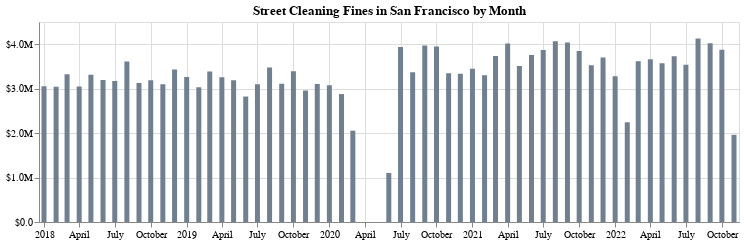

Notebook code cell kept with this figure:
### Code cell
# Visualize
alt.Chart(
    st_cleaning_month_fine,
    width=700,
    height=200
).mark_bar(color='slategray').encode(
    x=alt.X('Citation Issued DateTime', axis=alt.Axis(labelAngle=0), title=''),
    y=alt.Y('Fine Amount', axis=alt.Axis(format='$.2s'), title='')
).properties(
    title='Street Cleaning Fines in San Francisco by Month'
)

### Figure 1 — Vega-Lite specification as saved in the notebook (floating-point values rounded to 4 significant figures)
{"$schema": "https://vega.github.io/schema/vega-lite/v4.17.0.json", "config": {"view": {"continuousHeight": 300, "continuousWidth": 400}}, "data": {"name": "data-9b50826f0108a85b81825e31dcf4622c"}, "datasets": {"data-9b50826f0108a85b81825e31dcf4622c": [{"Citation Issued DateTime": "2018-01-01T00:00:00", "Fine Amount": 3055050}, {"Citation Issued DateTime": "2018-02-01T00:00:00", "Fine Amount": 3045268}, {"Citation Issued DateTime": "2018-03-01T00:00:00", "Fine Amount": 3323982}, {"Citation Issued DateTime": "2018-04-01T00:00:00", "Fine Amount": 3049719}, {"Citation Issued DateTime": "2018-05-01T00:00:00", "Fine Amount": 3312302}, {"Citation Issued DateTime": "2018-06-01T00:00:00", "Fine Amount": 3195648}, {"Citation Issued DateTime": "2018-07-01T00:00:00", "Fine Amount": 3171065}, {"Citation Issued DateTime": "2018-08-01T00:00:00", "Fine Amount": 3611444}, {"Citation Issued DateTime": "2018-09-01T00:00:00", "Fine Amount": 3125348}, {"Citation Issued DateTime": "2018-10-01T00:00:00", "Fine Amount": 3187668}, {"Citation Issued DateTime": "2018-11-01T00:00:00", "Fine Amount": 3097000}, {"Citation Issued DateTime": "2018-12-01T00:00:00", "Fine Amount": 3429196}, {"Citation Issued DateTime": "2019-01-01T00:00:00", "Fine Amount": 3260020}, {"Citation Issued DateTime": "2019-02-01T00:00:00", "Fine Amount": 3030804}, {"Citation Issued DateTime": "2019-03-01T00:00:00", "Fine Amount": 3388080}, {"Citation Issued DateTime": "2019-04-01T00:00:00", "Fine Amount": 3254244}, {"Citation Issued DateTime": "2019-05-01T00:00:00", "Fine Amount": 3189036}, {"Citation Issued DateTime": "2019-06-01T00:00:00", "Fine Amount": 2822716}, {"Citation Issued DateTime": "2019-07-01T00:00:00", "Fine Amount": 3098850}, {"Citation Issued DateTime": "2019-08-01T00:00:00", "Fine Amount": 3475207}, {"Citation Issued DateTime": "2019-09-01T00:00:00", "Fine Amount": 3110546}, {"Citation Issued DateTime": "2019-10-01T00:00:00", "Fine Amount": 3390127}, {"Citation Issued DateTime": "2019-11-01T00:00:00", "Fine Amount": 2957520}, {"Citation Issued DateTime": "2019-12-01T00:00:00", "Fine Amount": 3106043}, {"Citation Issued DateTime": "2020-01-01T00:00:00", "Fine Amount": 3076638}, {"Citation Issued DateTime": "2020-02-01T00:00:00", "Fine Amount": 2877970}, {"Citation Issued DateTime": "2020-03-01T00:00:00", "Fine Amount": 2055106}, {"Citation Issued DateTime": "2020-04-01T00:00:00", "Fine Amount": 79}, {"Citation Issued DateTime": "2020-05-01T00:00:00", "Fine Amount": 158}, {"Citation Issued DateTime": "2020-06-01T00:00:00", "Fine Amount": 1104420}, {"Citation Issued DateTime": "2020-07-01T00:00:00", "Fine Amount": 3935622}, {"Citation Issued DateTime": "2020-08-01T00:00:00", "Fine Amount": 3369271}, {"Citation Issued DateTime": "2020-09-01T00:00:00", "Fine Amount": 3973384}, {"Citation Issued DateTime": "2020-10-01T00:00:00", "Fine Amount": 3946761}, {"Citation Issued DateTime": "2020-11-01T00:00:00", "Fine Amount": 3345334}, {"Citation Issued DateTime": "2020-12-01T00:00:00", "Fine Amount": 3337829}, {"Citation Issued DateTime": "2021-01-01T00:00:00", "Fine Amount": 3447956}, {"Citation Issued DateTime": "2021-02-01T00:00:00", "Fine Amount": 3301435}, {"Citation Issued DateTime": "2021-03-01T00:00:00", "Fine Amount": 3733506}, {"Citation Issued DateTime": "2021-04-01T00:00:00", "Fine Amount": 4017449}, {"Citation Issued DateTime": "2021-05-01T00:00:00", "Fine Amount": 3511398}, {"Citation Issued DateTime": "2021-06-01T00:00:00", "Fine Amount": 3756228}, {"Citation Issued DateTime": "2021-07-01T00:00:00", "Fine Amount": 3871790}, {"Citation Issued DateTime": "2021-08-01T00:00:00", "Fine Amount": 4064192}, {"Citation Issued DateTime": "2021-09-01T00:00:00", "Fine Amount": 4040185}, {"Citation Issued DateTime": "2021-10-01T00:00:00", "Fine Amount": 3844890}, {"Citation Issued DateTime": "2021-11-01T00:00:00", "Fine Amount": 3525970}, {"Citation Issued DateTime": "2021-12-01T00:00:00", "Fine Amount": 3702089}, {"Citation Issued DateTime": "2022-01-01T00:00:00", "Fine Amount": 3281322}, {"Citation Issued DateTime": "2022-02-01T00:00:00", "Fine Amount": 2243673}, {"Citation Issued DateTime": "2022-03-01T00:00:00", "Fine Amount": 3614533}, {"Citation Issued DateTime": "2022-04-01T00:00:00", "Fine Amount": 3659544}, {"Citation Issued DateTime": "2022-05-01T00:00:00", "Fine Amount": 3569244}, {"Citation Issued DateTime": "2022-06-01T00:00:00", "Fine Amount": 3728256}, {"Citation Issued DateTime": "2022-07-01T00:00:00", "Fine Amount": 3540882}, {"Citation Issued DateTime": "2022-08-01T00:00:00", "Fine Amount": 4127454}, {"Citation Issued DateTime": "2022-09-01T00:00:00", "Fine Amount": 4019487}, {"Citation Issued DateTime": "2022-10-01T00:00:00", "Fine Amount": 3873759}, {"Citation Issued DateTime": "2022-11-01T00:00:00", "Fine Amount": 1961067}]}, "encoding": {"x": {"axis": {"labelAngle": 0}, "field": "Citation Issued DateTime", "title": "", "type": "temporal"}, "y": {"axis": {"format": "$.2s"}, "field": "Fine Amount", "title": "", "type": "quantitative"}}, "height": 200, "mark": {"color": "slategray", "type": "bar"}, "title": "Street Cleaning Fines in San Francisco by Month", "width": 700}
